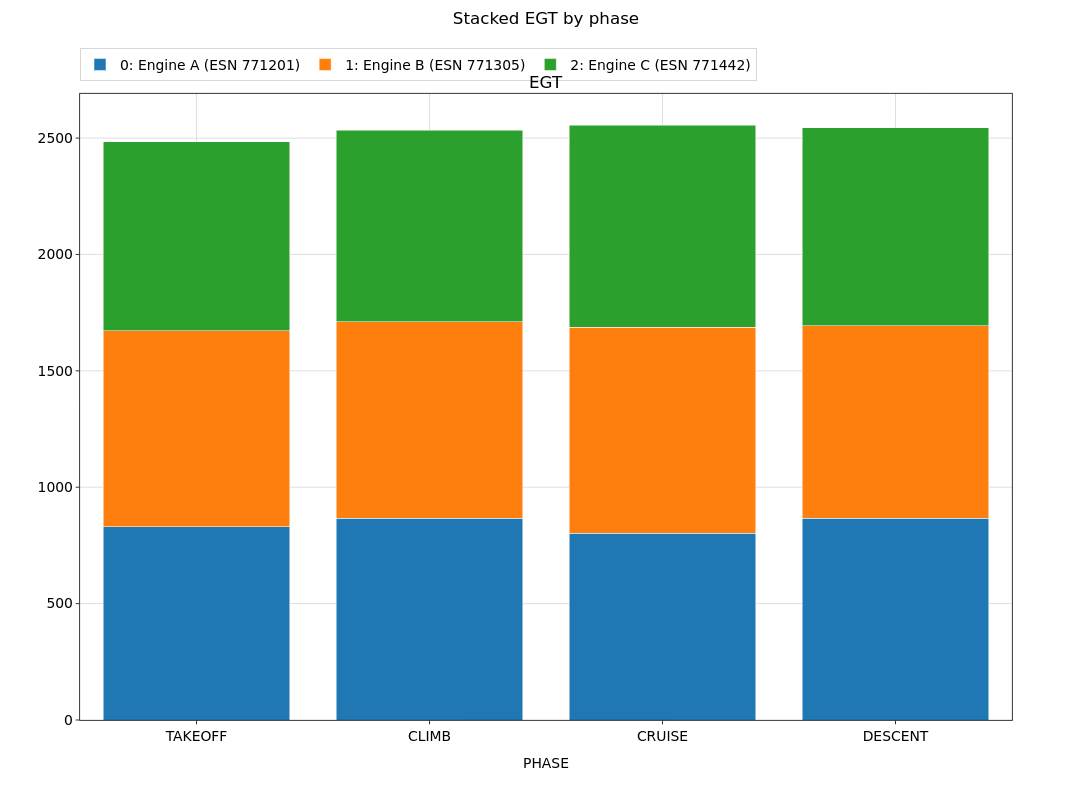

The notebook cell saved with this chart:
### Markdown cell above
## 3. `barmode` — `'group'` (default) vs `'stack'`

`barmode='stack'` stacks the datasets' bars instead of placing them
side-by-side. (It falls back to the `set_default_format` default when not
passed — see section 11.)

### Code cell
nb = build()
nb.bar(x='PHASE', y='EGT', barmode='stack', suptitle='Stacked EGT by phase')

### Figure 1 — Plotly figure (JSON) as saved in the notebook; plotly's stock layout.template omitted (floating-point values rounded to 4 significant figures)
{"data": [{"alignmentgroup": "bars", "hovertemplate": "<b>Engine A (ESN 771201)</b><br>PHASE: %{x}<br>EGT: %{y:.4g}<extra></extra>", "legendgroup": "group_0", "legendrank": 1000, "marker": {"color": "#1f77b4"}, "name": "0: Engine A (ESN 771201)", "offsetgroup": "set_0", "opacity": 1, "showlegend": true, "type": "bar", "x": ["TAKEOFF", "CLIMB", "CRUISE", "DESCENT"], "xaxis": "x", "y": [830.9, 866.0, 801.5, 865.9], "yaxis": "y"}, {"alignmentgroup": "bars", "hovertemplate": "<b>Engine B (ESN 771305)</b><br>PHASE: %{x}<br>EGT: %{y:.4g}<extra></extra>", "legendgroup": "group_1", "legendrank": 1001, "marker": {"color": "#ff7f0e"}, "name": "1: Engine B (ESN 771305)", "offsetgroup": "set_1", "opacity": 1, "showlegend": true, "type": "bar", "x": ["TAKEOFF", "CLIMB", "CRUISE", "DESCENT"], "xaxis": "x", "y": [840.9, 843.9, 885.1, 827.4], "yaxis": "y"}, {"alignmentgroup": "bars", "hovertemplate": "<b>Engine C (ESN 771442)</b><br>PHASE: %{x}<br>EGT: %{y:.4g}<extra></extra>", "legendgroup": "group_2", "legendrank": 1002, "marker": {"color": "#2ca02c"}, "name": "2: Engine C (ESN 771442)", "offsetgroup": "set_2", "opacity": 1, "showlegend": true, "type": "bar", "x": ["TAKEOFF", "CLIMB", "CRUISE", "DESCENT"], "xaxis": "x", "y": [811.9, 823.9, 869.1, 851.6], "yaxis": "y"}], "layout": {"annotations": [{"font": {"size": 16.7}, "showarrow": false, "text": "EGT", "x": 0.5, "xanchor": "center", "xref": "paper", "y": 1.0, "yanchor": "bottom", "yref": "paper"}], "barmode": "stack", "height": 800, "hoverlabel": {"font": {"size": 13.9}}, "legend": {"font": {"size": 13.9}, "orientation": "h", "x": 0, "xanchor": "left", "y": 0.9397, "yanchor": "top", "yref": "container"}, "margin": {"t": 86.22}, "meta": {"uc_legend_rows": 1}, "showlegend": true, "title": {"font": {"size": 16.7}, "text": "Stacked EGT by phase", "x": 0.5, "xanchor": "center", "y": 0.985, "yanchor": "top", "yref": "container"}, "width": 1200, "xaxis": {"anchor": "y", "domain": [0.0, 1.0], "tickfont": {"size": 13.9}, "title": {"font": {"size": 13.9}, "text": "PHASE"}}, "yaxis": {"anchor": "x", "domain": [0.0, 1.0], "tickfont": {"size": 13.9}, "title": {"font": {"size": 13.9}}}}}
